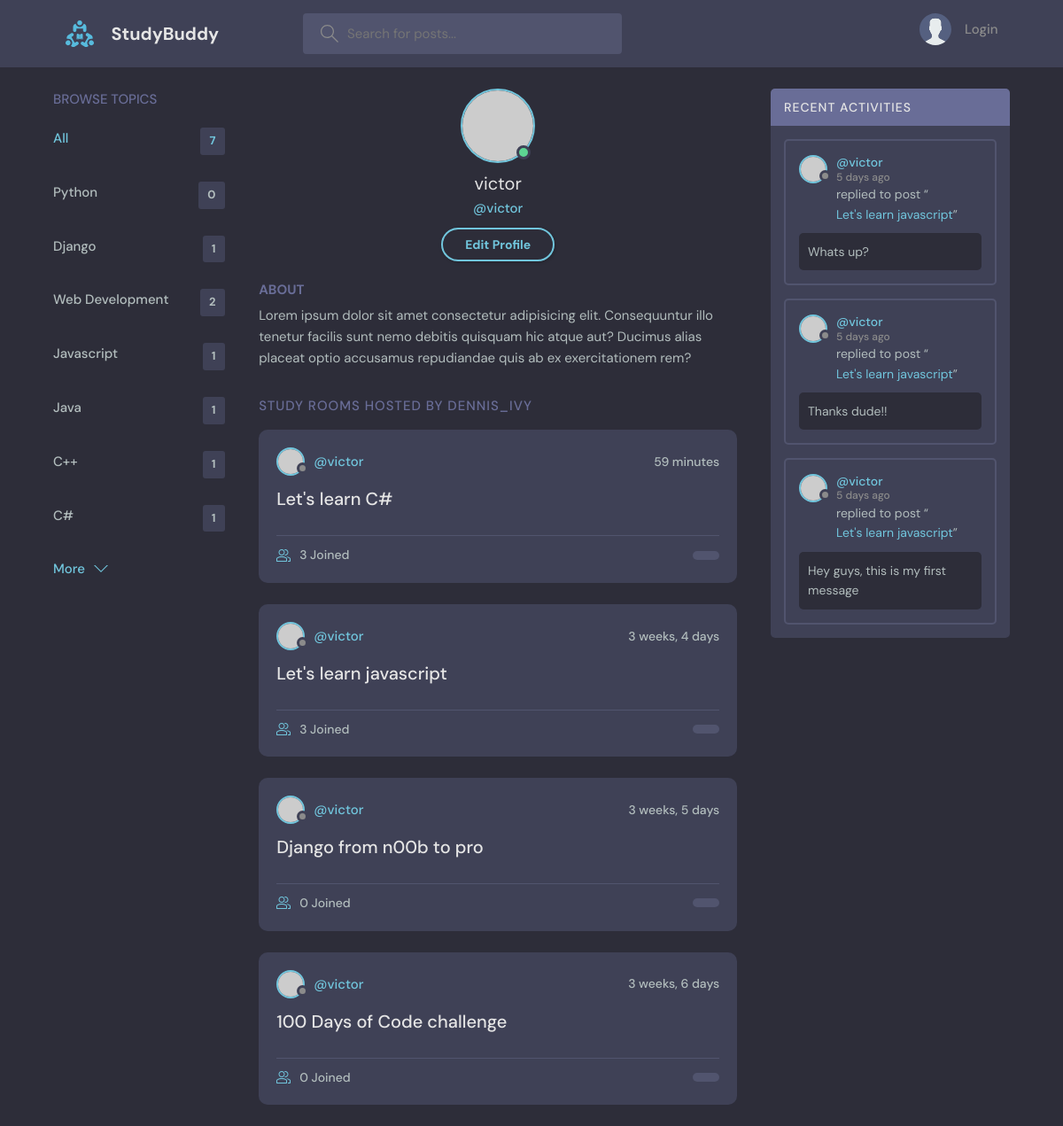
The app's page /profile/1 with its own data.
### base/models.py (models this page shows, shortened)
class Topic(models.Model):
    name = models.CharField(max_length=200)

class Room(models.Model):
    host = models.ForeignKey(User, on_delete=models.SET_NULL, null=True)
    topic = models.ForeignKey(Topic, on_delete=models.SET_NULL, null=True)
    name = models.CharField(max_length=200)
    description = models.TextField(null=True, blank=True)
    participants = models.ManyToManyField(User, related_name='participants', blank=True)
    updated = models.DateTimeField(auto_now = True)
    created = models.DateTimeField(auto_now_add=True)
    class Meta:
        ordering = ['-updated', 'created']
    def __str__(self):
        return self.name

class Message(models.Model):
    user = models.ForeignKey(User, on_delete=models.CASCADE)
    room = models.ForeignKey(Room, on_delete=models.CASCADE)
    body = models.TextField()
    updated = models.DateTimeField(auto_now = True)
    created = models.DateTimeField(auto_now_add=True)
    class Meta:
        ordering = ['-updated', 'created']

### base/views.py (the view)
# urls.py: path('profile/<str:pk>', views.userProfile, name="user-profile"),
def userProfile(request, pk):
    user = User.objects.get(id=pk)
    rooms = user.room_set.all()
    room_message = user.message_set.all()
    topics = Topic.objects.all()
    context = {'user': user, 'rooms': rooms, 'room_messages': room_message, 'topics': topics}
    return render(request, 'base/profile.html', context)

### base/templates/base/profile.html
{% extends 'main.html' %}
{% block content %}
  <main class="profile-page layout layout--3">
    <div class="container">
      {% include 'base/topics_component.html' %}
      <div class="roomList">
        <div class="profile">
          <div class="profile__avatar">
            <div class="avatar avatar--large active">
              <img src="https://randomuser.me/api/portraits/men/11.jpg" />
            </div>
          </div>
          <div class="profile__info">
            <h3>{{user.username}}</h3>
            <p>@{{user.username}}</p>
            <a href="edit-user.html" class="btn btn--main btn--pill">Edit Profile</a>
          </div>
          <div class="profile__about">
            <h3>About</h3>
            <p>
              Lorem ipsum dolor sit amet consectetur adipisicing elit. Consequuntur illo tenetur
              facilis sunt nemo debitis quisquam hic atque aut? Ducimus alias placeat optio
              accusamus repudiandae quis ab ex exercitationem rem?
            </p>
          </div>
        </div>
        <div class="roomList__header">
          <div>
            <h2>Study Rooms Hosted by dennis_ivy</a>
            </h2>
          </div>
        </div>
        {% include 'base/feed_component.html' %}
      </div>
      {% include 'base/activity_component.html' %}
    </div>
  </main>
  {% endblock content %}

### base/templates/base/topics_component.html
<div class="topics">
    <div class="topics__header">
      <h2>Browse Topics</h2>
    </div>
    <ul class="topics__list">
      <li>
        <a href="{% url 'home' %}" class="active">All <span>{{topics.count}}</span></a>
      </li>
      {% for topic in topics %}
      <li>
        <a href="{% url 'home' %}?q={{topic.name}}">{{topic.name}} <span>{{topic.room_set.all.count}}</span></a>
      </li>
      {% endfor %}
    </ul>
    <a class="btn btn--link" href="topics.html">
      More
      <svg version="1.1" xmlns="http://www.w3.org/2000/svg" width="32" height="32" viewBox="0 0 32 32">
        <title>chevron-down</title>
        <path d="M16 21l-13-13h-3l16 16 16-16h-3l-13 13z"></path>
      </svg>
    </a>
  </div>

### base/templates/base/feed_component.html (shortened to what this page needs)
{% for room in rooms %}
<div class="roomListRoom">
    <div class="roomListRoom__header">
      <a href="{% url 'user-profile' room.host_id%}" class="roomListRoom__author">
        <div class="avatar avatar--small">
          <img src="https://randomuser.me/api/portraits/women/11.jpg" />
        </div>
        <span>@{{room.host.username}}</span>
      </a>
      <div class="roomListRoom__actions">
        <span>{{room.updated|timesince}}</span>
      </div>
    </div>
    <div class="roomListRoom__content">
      <a href="{% url 'room' room.id %}">{{room.name}}</a>
    </div>
    <div class="roomListRoom__meta">
      <a href="{% url 'room' room.id %}" class="roomListRoom__joined">
        {{room.participants.count}} Joined
      </a>
      <p class="roomListRoom__topic">{{Room.topic.name}}</p>
    </div>
</div>
{% endfor %}

### base/templates/base/activity_component.html (shortened to what this page needs)
<div class="activities">
    <div class="activities__header">
      <h2>Recent Activities</h2>
    </div>
    {% for message in room_messages %}
    <div class="activities__box">
      <div class="activities__boxHeader roomListRoom__header">
        <a href="{% url 'user-profile' message.user.id %}" class="roomListRoom__author">
          <div class="avatar avatar--small">
            <img src="https://randomuser.me/api/portraits/women/11.jpg" />
          </div>
          <p>
            @{{message.user}}
            <span>5 days ago</span>
          </p>
        </a>
      </div>
      <div class="activities__boxContent">
        <p>replied to post “<a href="{% url 'room' message.room.id %}">{{message.room}}</a>”</p>
        <div class="activities__boxRoomContent">
            {{message.body}}
        </div>
      </div>
    </div>
    {% endfor %}
  </div>

### records on screen
Topic: name "Python", room_set.all.count "0"
Topic: name "Django", room_set.all.count "1"
Topic: name "Web Development", room_set.all.count "2"
Topic: name "Javascript", room_set.all.count "1"
Topic: name "Java", room_set.all.count "1"
Topic: name "C++", room_set.all.count "1"
Topic: name "C#", room_set.all.count "1"
Room: host.username "victor", updated "59 minutes", name "Let's learn C#", participants.count "3"
Room: host.username "victor", updated "3 weeks, 4 days", name "Let's learn javascript", participants.count "3"
Room: host.username "victor", updated "3 weeks, 5 days", name "Django from n00b to pro", participants.count "0"
Room: host.username "victor", updated "3 weeks, 6 days", name "100 Days of Code challenge", participants.count "0"
Message: user "victor", room "Let's learn javascript", body "Whats up?"
Message: user "victor", room "Let's learn javascript", body "Thanks dude!!"
Message: user "victor", room "Let's learn javascript", body "Hey guys, this is my first message"

### other values on screen
{{ topics.count }} "7"
{{ user.username }} "victor"
